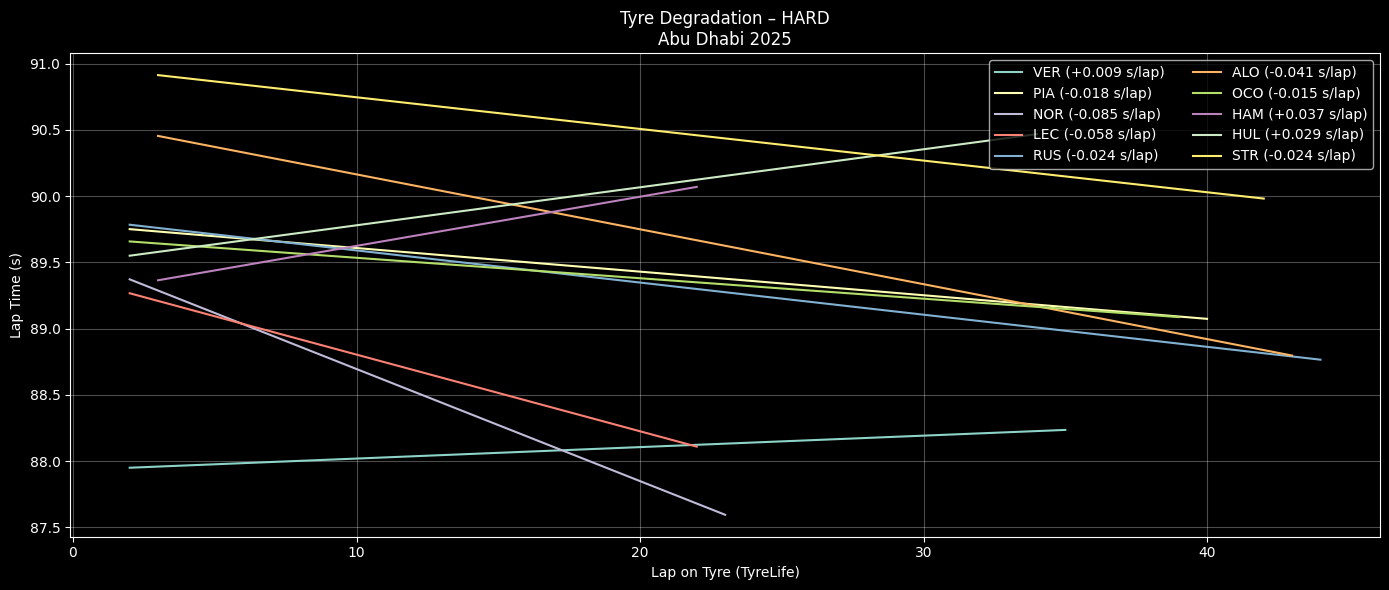

Here is the Python script that generated this plot:
import fastf1, os
import pandas as pd
import numpy as np
import matplotlib.pyplot as plt
from pathlib import Path

# ========= CONFIG =========
YEAR = 2025
GP = "Abu Dhabi"
SESSION = "R"
COMPOUND = "HARD"      # SOFT / MEDIUM / HARD
TOP_N = 10             # Top N finishers
CACHE_DIR = Path("/content/fastf1_cache")

# ========= CACHE =========
CACHE_DIR.mkdir(parents=True, exist_ok=True)
fastf1.Cache.enable_cache(CACHE_DIR)

# ========= LOAD SESSION =========
session = fastf1.get_session(YEAR, GP, SESSION)
session.load()

laps = session.laps.copy()
laps = laps[laps["IsAccurate"]]

# Convert laptime to seconds
laps["LapTimeSec"] = laps["LapTime"].dt.total_seconds()

# ========= SELECT TOP DRIVERS =========
drivers = (
    session.results
    .sort_values("Position")
    .head(TOP_N)["Abbreviation"]
    .tolist()
)

laps = laps[laps["Driver"].isin(drivers)]

# ========= CLEAN LAPS =========
laps = laps[
    laps["PitInTime"].isna() &
    laps["PitOutTime"].isna() &
    (laps["Compound"] == COMPOUND)
]

# ========= REMOVE OUTLIERS (IQR PER DRIVER PER STINT) =========
clean = []

for (d, stint), dl in laps.groupby(["Driver", "Stint"]):
    if len(dl) < 5:
        continue

    q1, q3 = dl["LapTimeSec"].quantile([0.25, 0.75])
    iqr = q3 - q1

    dl = dl[
        (dl["LapTimeSec"] >= q1 - 1.5 * iqr) &
        (dl["LapTimeSec"] <= q3 + 1.5 * iqr)
    ]

    clean.append(dl)

clean = pd.concat(clean)

# ========= PLOT TYRE DEGRADATION =========
plt.figure(figsize=(14,6))

for d in drivers:
    dl = clean[clean["Driver"] == d]

    # pilih stint terpanjang untuk driver tsb
    if dl.empty:
        continue

    stint_id = (
        dl.groupby("Stint").size().idxmax()
    )

    stint_laps = dl[dl["Stint"] == stint_id]

    if len(stint_laps) < 5:
        continue

    x = stint_laps["TyreLife"]
    y = stint_laps["LapTimeSec"]

    # Linear regression → degradation slope
    z = np.polyfit(x, y, 1)
    y_fit = np.polyval(z, x)

    plt.plot(x, y_fit, label=f"{d} ({z[0]:+.03f} s/lap)")

plt.title(f"Tyre Degradation – {COMPOUND}\n{GP} {YEAR}")
plt.xlabel("Lap on Tyre (TyreLife)")
plt.ylabel("Lap Time (s)")
plt.grid(alpha=0.3)
plt.legend(ncol=2)
plt.tight_layout()
plt.show()
